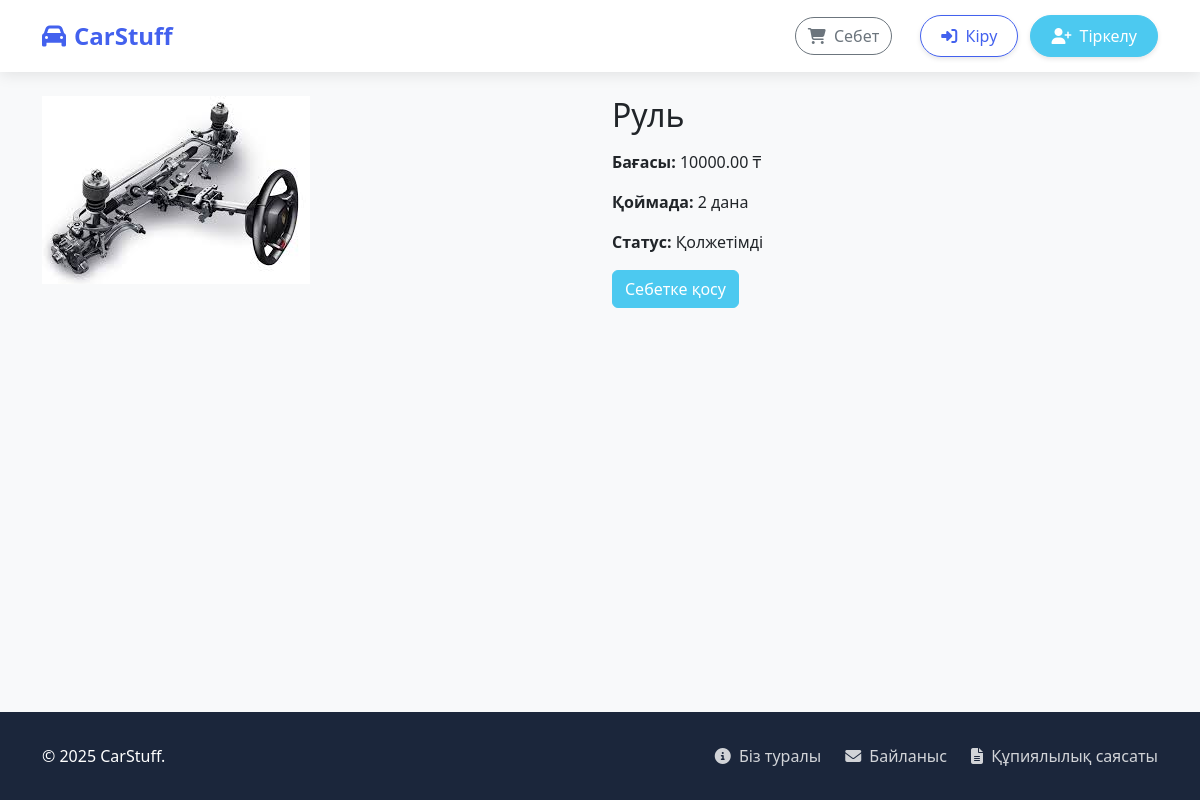
Page /product/4/rul/ on the committed database.
### shop/models.py (models this page shows, shortened)
class Product(models.Model):
    category = models.ForeignKey(Category, on_delete=models.CASCADE)
    name = models.CharField(max_length=255)
    slug = models.SlugField(unique=True)
    image = models.ImageField(upload_to='products/', blank=True, null=True)
    description = models.TextField(blank=True)
    price = models.DecimalField(max_digits=10, decimal_places=2)
    stock = models.PositiveIntegerField()
    available = models.BooleanField(default=True)
    created = models.DateTimeField(auto_now_add=True)
    updated = models.DateTimeField(auto_now=True)

### shop/views.py (the view)
# urls.py: path('product/<int:id>/<slug:slug>/', views.product_detail, name='product_detail'),
def product_detail(request, id, slug):
    product = get_object_or_404(Product, id=id, slug=slug, available=True)
    return render(request, 'shop/product/detail.html', {'product': product})

### shop/views.py (called while the page is built)
def cart_total_items(request):
    cart = request.session.get('cart', {})
    return {'cart_total': sum(cart.values())}

### shop/templates/shop/product/detail.html (shortened to what this page needs)
{% extends "shop/base.html" %}
{% block content %}
<div class="row">
    <div class="col-md-6">
        {% if product.image %}
            <img src="{{ product.image.url }}" class="img-fluid" alt="{{ product.name }}">
        {% endif %}
    </div>
    <div class="col-md-6">
        <h2>{{ product.name }}</h2>
        <p><strong>Бағасы:</strong> {{ product.price }} ₸</p>
        <p><strong>Қоймада:</strong> {{ product.stock }} дана</p>
        <p><strong>Статус:</strong> {% if product.available %}Қолжетімді{% else %}Жоқ{% endif %}</p>
        <a href="#" class="btn btn-success">Себетке қосу</a>
    </div>
</div>
{% endblock %}

### shop/templates/shop/base.html (style rules this page uses)
:root { --primary-color: #4361ee; --secondary-color: #3f37c9; --accent-color: #4895ef; --dark-color: #1b263b; --light-color: #f8f9fa; --success-color: #4cc9f0; --danger-color: #f72585; }
body { background-color: #f8f9fa; font-family: 'Segoe UI', Tahoma, Geneva, Verdana, sans-serif; min-height: 100vh; display: flex; flex-direction: column; }
.btn-success { background-color: var(--success-color); border-color: var(--success-color); }

### rows in the picture
Product: image (picture), name "Руль", price "10000.00", stock "2"
